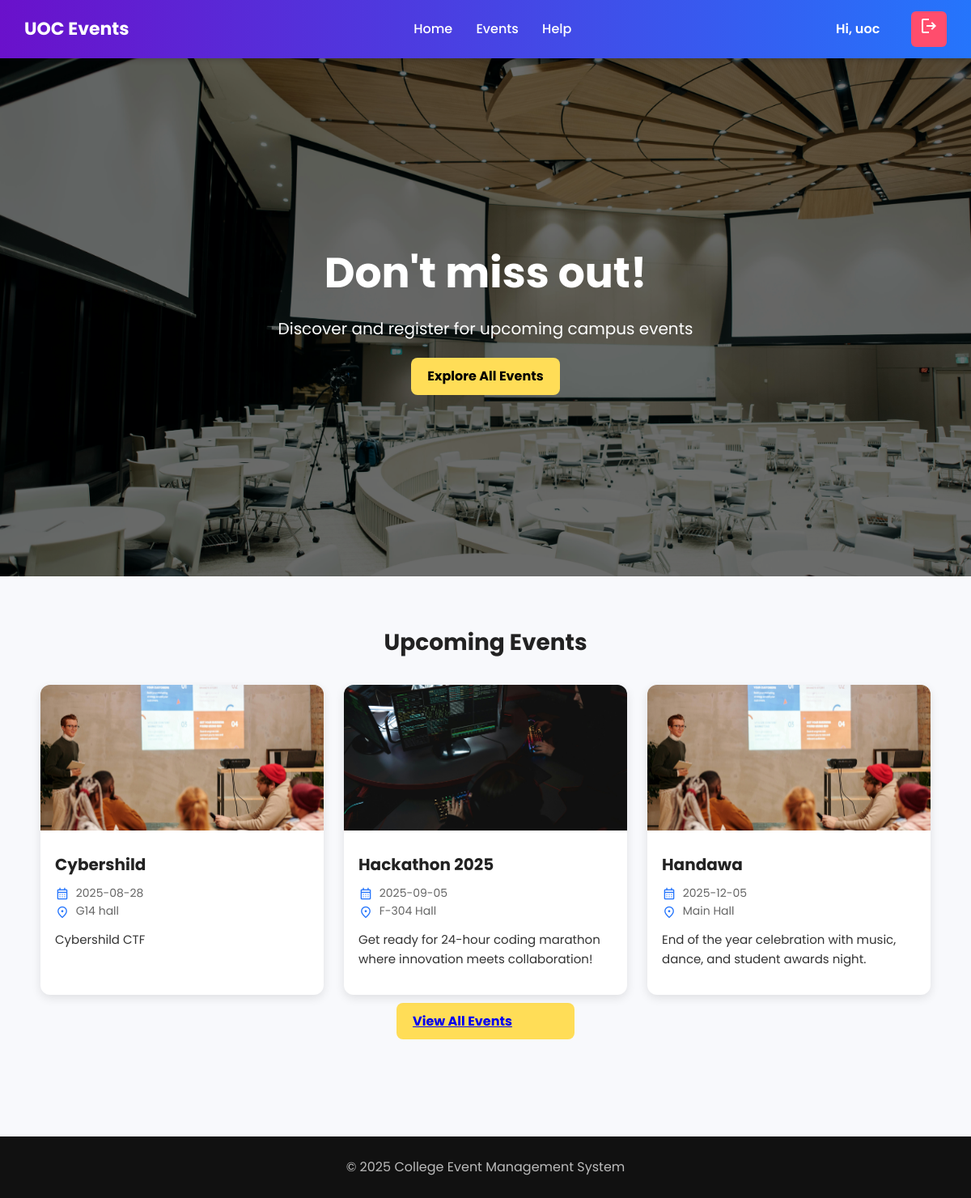
/index.php (signed in), run on the app's committed database.
### tables this page shows
CREATE TABLE `events` (
  `id` int(11) NOT NULL,
  `title` varchar(200) NOT NULL,
  `location` varchar(120) DEFAULT '',
  `event_date` date NOT NULL,
  `description` text DEFAULT NULL,
  `type` varchar(100) NOT NULL
);

### auth.php (called while the page is built, shortened)
<?php
function is_logged_in() {
    return isset($_SESSION['user_id']);
}
function current_user() {
    return [
        'id' => $_SESSION['user_id'],
        'username' => $_SESSION['username'],
        'role' => $_SESSION['role']
    ];
}
?>

### index.php (the view, shortened to what this page needs)
<?php
require_once 'config.php';
require_once 'auth.php';
$user = current_user();
$events = [];
$res = $conn->query("SELECT id, title, location, event_date, description FROM events ORDER BY event_date ASC LIMIT 3");
if ($res) {
  while ($row = $res->fetch_assoc()) {
    $events[] = $row;
  }
}
?>
<!DOCTYPE html>
<html lang="en">
<head>
  <link rel="stylesheet" href="styles/custom.css">
</head>
<body>
  <nav class="navbar">
    <div class="container">
      <div class="brand">UOC Events</div>
      <div class="nav-links">
        <a href="index.php">Home</a>
        <a href="my_events.php">Events</a>
        <a href="help.php">Help</a>
      </div>
      <?php if ($user): ?>
        <span class="user">Hi, <?php echo htmlspecialchars($user['username']); ?></span>
        <a href="logout.php" class="logout-btn">
          <span class="material-symbols-outlined">logout</span>
        </a>
      <?php else: ?>
        <a class="btn-login" href="login.php">Login</a>
      <?php endif; ?>
    </div>
  </nav>
  <header class="hero">
    <div class="hero-overlay">
      <h1 class="animate-fade">Don't miss out!</h1>
      <p class="animate-slide">Discover and register for upcoming campus events</p>
      <a href="my_events.php" class="btn-explore">Explore All Events</a>
    </div>
  </header>
  <section id="events" class="events container">
    <h2>Upcoming Events</h2>
    <div class="grid">
      <?php foreach ($events as $e): ?>
        <div class="event-card animate-zoom">
          <?php
            $imgPath = "img/event".$e['id'].".jpg";
            if (!file_exists($imgPath)) {
              $imgPath = "img/event5.jpg";
            }
          ?>
          <img src="<?php echo $imgPath; ?>" alt="Event Image">
          <div class="event-content">
            <h3><?php echo htmlspecialchars($e['title']); ?></h3>
            <p class="date-location">
              <span class="material-symbols-outlined">calendar_month</span>
              <?php echo htmlspecialchars($e['event_date']); ?><br>
              <span class="material-symbols-outlined">location_on</span>
              <?php echo htmlspecialchars($e['location']); ?>
            </p>
            <p><?php echo nl2br(htmlspecialchars($e['description'])); ?></p>
          </div>
        </div>
      <?php endforeach; ?>
    </div>
    <div class="btn-explore" style="width:20%; display:block; margin: 10px auto;">
      <a href="events.php" class="btn-explore-more">View All Events</a>
    </div>
  </section>
  <footer class="footer">
    <p>© 2025 College Event Management System </p>
  </footer>
</body>
</html>

### styles/custom.css (style rules this page uses)
* { margin: 0; padding: 0; box-sizing: border-box; }
body { font-family: 'Poppins', sans-serif; background: #f8f9fc; color: #333; line-height: 1.6; }
.navbar { background: linear-gradient(to right, #6a11cb, #2575fc); color: white; padding: 14px 0; position: sticky; top: 0; z-index: 100; box-shadow: 0 3px 6px rgba(0,0,0,0.15); }
.navbar .container { width: 95%; margin: auto; display: flex; justify-content: space-between; align-items: center; }
.navbar .brand { font-size: 22px; font-weight: 700; color: #fff; }
.navbar .nav-links a { margin-left: 25px; text-decoration: none; font-weight: 500; color: #fff; transition: 0.3s; }
.navbar .logout-btn { margin-left: 12px; color: #fff; background: #ff4d6d; padding: 6px 10px; border-radius: 6px; transition: 0.3s; }
.navbar .user { margin-right: -300px; font-weight: 600; color: #fff; }
.hero { height: 80vh; background: url('../img/home.jpg') no-repeat center center/cover; position: relative; display: flex; justify-content: center; align-items: center; }
.hero-overlay { background: rgba(0,0,0,0.55); width: 100%; height: 100%; display: flex; flex-direction: column; justify-content: center; align-items: center; text-align: center; color: white; padding: 20px; }
.hero-overlay h1 { font-size: 52px; font-weight: 700; margin-bottom: 12px; }
.hero-overlay p { font-size: 20px; margin-bottom: 20px; }
.btn-explore { background: #ffdd57; color: #000; padding: 10px 20px; border-radius: 8px; text-decoration: none; font-weight: bold; transition: 0.3s; }
.events { padding: 60px 50px; }
.events h2 { margin-bottom: 30px; font-size: 28px; font-weight: 700; text-align: center; color: #222; }
.grid { display: grid; grid-template-columns: repeat(auto-fill, minmax(300px, 1fr)); gap: 25px; }
.event-card { background: #fff; border-radius: 12px; overflow: hidden; box-shadow: 0 4px 12px rgba(0,0,0,0.1); transition: transform 0.3s, box-shadow 0.3s; }
.event-card img { width: 100%; height: 180px; object-fit: cover; }
.event-content { padding: 18px; }
.event-content h3 { font-size: 20px; margin-bottom: 8px; color: #222; }
.event-content .date-location { font-size: 14px; color: #666; margin-bottom: 12px; }
.event-content .material-symbols-outlined { font-size: 18px; vertical-align: middle; margin-right: 4px; color: #2575fc; }
.event-content p { font-size: 15px; margin-bottom: 14px; }
.footer { text-align: center; padding: 25px; background: #111; color: #bbb; margin-top: 50px; }
.animate-fade { animation: fadeIn 1.5s ease-in-out; }
.animate-slide { animation: slideUp 1.5s ease-in-out; }
.animate-zoom { animation: zoomIn 0.7s ease-in-out; }

### data on the page
events: title "Cybershild", event_date "2025-08-28", location "G14 hall", description "Cybershild CTF"
events: shows a picture, title "Hackathon 2025", event_date "2025-09-05", location "F-304 Hall", description "Get ready for 24-hour coding marathon where innovation meets collaboration!"
events: title "Handawa", event_date "2025-12-05", location "Main Hall", description "End of the year celebration with music, dance, and student awards night."

### other printed values
$user['username'] "uoc"
